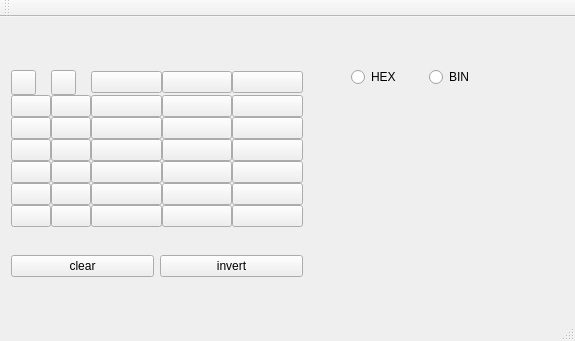
<?xml version="1.0" encoding="UTF-8"?>
<ui version="4.0">
 <class>fenetre</class>
 <widget class="QMainWindow" name="fenetre">
  <property name="geometry">
   <rect>
    <x>0</x>
    <y>0</y>
    <width>575</width>
    <height>341</height>
   </rect>
  </property>
  <property name="windowTitle">
   <string>fenetre</string>
  </property>
  <widget class="QWidget" name="centralWidget">
   <widget class="QWidget" name="horizontalLayoutWidget">
    <property name="geometry">
     <rect>
      <x>340</x>
      <y>20</y>
      <width>172</width>
      <height>80</height>
     </rect>
    </property>
    <layout class="QHBoxLayout" name="horizontalLayout">
     <item>
      <widget class="QRadioButton" name="radioButton">
       <property name="text">
        <string>HEX</string>
       </property>
      </widget>
     </item>
     <item>
      <widget class="QRadioButton" name="radioButton_2">
       <property name="text">
        <string>BIN</string>
       </property>
      </widget>
     </item>
    </layout>
   </widget>
   <widget class="QWidget" name="verticalLayoutWidget">
    <property name="geometry">
     <rect>
      <x>0</x>
      <y>20</y>
      <width>314</width>
      <height>273</height>
     </rect>
    </property>
    <layout class="QVBoxLayout" name="verticalLayout">
     <item>
      <layout class="QGridLayout" name="gridLayout">
       <property name="sizeConstraint">
        <enum>QLayout::SetDefaultConstraint</enum>
       </property>
       <property name="spacing">
        <number>0</number>
       </property>
       <item row="6" column="0">
        <widget class="QPushButton" name="b7_1">
         <property name="text">
          <string/>
         </property>
        </widget>
       </item>
       <item row="5" column="2">
        <widget class="QPushButton" name="b6_3">
         <property name="text">
          <string/>
         </property>
        </widget>
       </item>
       <item row="3" column="0">
        <widget class="QPushButton" name="b4_1">
         <property name="text">
          <string/>
         </property>
        </widget>
       </item>
       <item row="6" column="4">
        <widget class="QPushButton" name="b7_5">
         <property name="text">
          <string/>
         </property>
        </widget>
       </item>
       <item row="1" column="2">
        <widget class="QPushButton" name="b2_3">
         <property name="text">
          <string/>
         </property>
        </widget>
       </item>
       <item row="5" column="1">
        <widget class="QPushButton" name="b6_2">
         <property name="text">
          <string/>
         </property>
        </widget>
       </item>
       <item row="5" column="3">
        <widget class="QPushButton" name="b6_4">
         <property name="text">
          <string/>
         </property>
        </widget>
       </item>
       <item row="4" column="4">
        <widget class="QPushButton" name="b5_5">
         <property name="text">
          <string/>
         </property>
        </widget>
       </item>
       <item row="4" column="2">
        <widget class="QPushButton" name="b5_3">
         <property name="text">
          <string/>
         </property>
        </widget>
       </item>
       <item row="6" column="3">
        <widget class="QPushButton" name="b7_4">
         <property name="text">
          <string/>
         </property>
        </widget>
       </item>
       <item row="6" column="2">
        <widget class="QPushButton" name="b7_3">
         <property name="text">
          <string/>
         </property>
        </widget>
       </item>
       <item row="6" column="1">
        <widget class="QPushButton" name="b7_2">
         <property name="text">
          <string/>
         </property>
        </widget>
       </item>
       <item row="1" column="0">
        <widget class="QPushButton" name="b2_1">
         <property name="text">
          <string/>
         </property>
        </widget>
       </item>
       <item row="4" column="1">
        <widget class="QPushButton" name="b5_2">
         <property name="text">
          <string/>
         </property>
        </widget>
       </item>
       <item row="4" column="3">
        <widget class="QPushButton" name="b5_4">
         <property name="text">
          <string/>
         </property>
        </widget>
       </item>
       <item row="0" column="3">
        <widget class="QPushButton" name="b1_4">
         <property name="text">
          <string/>
         </property>
        </widget>
       </item>
       <item row="2" column="4">
        <widget class="QPushButton" name="b3_5">
         <property name="text">
          <string/>
         </property>
        </widget>
       </item>
       <item row="5" column="0">
        <widget class="QPushButton" name="b6_1">
         <property name="text">
          <string/>
         </property>
        </widget>
       </item>
       <item row="5" column="4">
        <widget class="QPushButton" name="b6_5">
         <property name="text">
          <string/>
         </property>
        </widget>
       </item>
       <item row="0" column="0">
        <widget class="QPushButton" name="b1_1">
         <property name="minimumSize">
          <size>
           <width>25</width>
           <height>25</height>
          </size>
         </property>
         <property name="maximumSize">
          <size>
           <width>25</width>
           <height>25</height>
          </size>
         </property>
         <property name="text">
          <string/>
         </property>
        </widget>
       </item>
       <item row="0" column="1">
        <widget class="QPushButton" name="b1_2">
         <property name="maximumSize">
          <size>
           <width>25</width>
           <height>25</height>
          </size>
         </property>
         <property name="text">
          <string/>
         </property>
        </widget>
       </item>
       <item row="2" column="0">
        <widget class="QPushButton" name="b3_1">
         <property name="text">
          <string/>
         </property>
        </widget>
       </item>
       <item row="2" column="3">
        <widget class="QPushButton" name="b3_4">
         <property name="text">
          <string/>
         </property>
        </widget>
       </item>
       <item row="4" column="0">
        <widget class="QPushButton" name="b5_1">
         <property name="text">
          <string/>
         </property>
        </widget>
       </item>
       <item row="1" column="1">
        <widget class="QPushButton" name="b2_2">
         <property name="text">
          <string/>
         </property>
        </widget>
       </item>
       <item row="3" column="3">
        <widget class="QPushButton" name="b4_4">
         <property name="text">
          <string/>
         </property>
        </widget>
       </item>
       <item row="0" column="2">
        <widget class="QPushButton" name="b1_3">
         <property name="text">
          <string/>
         </property>
        </widget>
       </item>
       <item row="1" column="3">
        <widget class="QPushButton" name="b2_4">
         <property name="text">
          <string/>
         </property>
        </widget>
       </item>
       <item row="0" column="4">
        <widget class="QPushButton" name="b1_5">
         <property name="text">
          <string/>
         </property>
        </widget>
       </item>
       <item row="3" column="4">
        <widget class="QPushButton" name="b4_5">
         <property name="text">
          <string/>
         </property>
        </widget>
       </item>
       <item row="2" column="1">
        <widget class="QPushButton" name="b3_2">
         <property name="text">
          <string/>
         </property>
        </widget>
       </item>
       <item row="2" column="2">
        <widget class="QPushButton" name="b3_3">
         <property name="text">
          <string/>
         </property>
        </widget>
       </item>
       <item row="3" column="2">
        <widget class="QPushButton" name="b4_3">
         <property name="text">
          <string/>
         </property>
        </widget>
       </item>
       <item row="3" column="1">
        <widget class="QPushButton" name="b4_2">
         <property name="text">
          <string/>
         </property>
        </widget>
       </item>
       <item row="1" column="4">
        <widget class="QPushButton" name="b2_5">
         <property name="text">
          <string/>
         </property>
        </widget>
       </item>
      </layout>
     </item>
     <item>
      <layout class="QHBoxLayout" name="horizontalLayout_2">
       <item>
        <widget class="QPushButton" name="pushButton_36">
         <property name="text">
          <string>clear</string>
         </property>
        </widget>
       </item>
       <item>
        <widget class="QPushButton" name="pushButton_37">
         <property name="text">
          <string>invert</string>
         </property>
        </widget>
       </item>
      </layout>
     </item>
    </layout>
   </widget>
  </widget>
  <widget class="QMenuBar" name="menuBar">
   <property name="geometry">
    <rect>
     <x>0</x>
     <y>0</y>
     <width>575</width>
     <height>21</height>
    </rect>
   </property>
  </widget>
  <widget class="QToolBar" name="mainToolBar">
   <attribute name="toolBarArea">
    <enum>TopToolBarArea</enum>
   </attribute>
   <attribute name="toolBarBreak">
    <bool>false</bool>
   </attribute>
  </widget>
  <widget class="QStatusBar" name="statusBar"/>
 </widget>
 <layoutdefault spacing="6" margin="11"/>
 <resources/>
 <connections/>
</ui>
